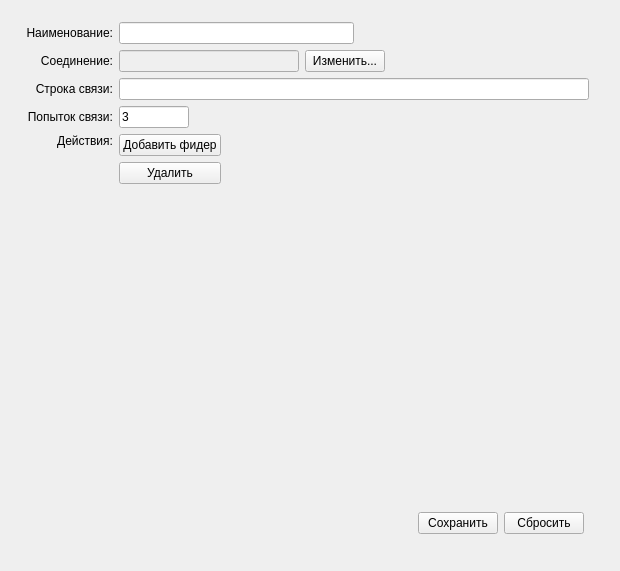
<?xml version="1.0" encoding="UTF-8"?>
<ui version="4.0">
 <class>ObjectSets</class>
 <widget class="QWidget" name="ObjectSets">
  <property name="enabled">
   <bool>true</bool>
  </property>
  <property name="geometry">
   <rect>
    <x>0</x>
    <y>0</y>
    <width>620</width>
    <height>571</height>
   </rect>
  </property>
  <property name="windowTitle">
   <string>Form</string>
  </property>
  <widget class="QWidget" name="horizontalLayoutWidget_6">
   <property name="geometry">
    <rect>
     <x>10</x>
     <y>10</y>
     <width>591</width>
     <height>541</height>
    </rect>
   </property>
   <layout class="QHBoxLayout" name="mainLayout">
    <property name="leftMargin">
     <number>10</number>
    </property>
    <property name="topMargin">
     <number>6</number>
    </property>
    <property name="rightMargin">
     <number>6</number>
    </property>
    <property name="bottomMargin">
     <number>6</number>
    </property>
    <item>
     <layout class="QGridLayout" name="gridLayout">
      <property name="margin">
       <number>6</number>
      </property>
      <item row="0" column="0">
       <widget class="QLabel" name="label">
        <property name="text">
         <string>Наименование:</string>
        </property>
        <property name="alignment">
         <set>Qt::AlignRight|Qt::AlignTrailing|Qt::AlignVCenter</set>
        </property>
       </widget>
      </item>
      <item row="0" column="1">
       <layout class="QHBoxLayout" name="horizontalLayout_2">
        <item>
         <widget class="QLineEdit" name="txtName">
          <property name="minimumSize">
           <size>
            <width>200</width>
            <height>0</height>
           </size>
          </property>
          <property name="maximumSize">
           <size>
            <width>300</width>
            <height>16777215</height>
           </size>
          </property>
         </widget>
        </item>
        <item>
         <spacer name="horizontalSpacer_2">
          <property name="orientation">
           <enum>Qt::Horizontal</enum>
          </property>
          <property name="sizeHint" stdset="0">
           <size>
            <width>40</width>
            <height>20</height>
           </size>
          </property>
         </spacer>
        </item>
       </layout>
      </item>
      <item row="6" column="1">
       <layout class="QHBoxLayout" name="horizontalLayout">
        <property name="margin">
         <number>5</number>
        </property>
        <item>
         <spacer name="horizontalSpacer">
          <property name="orientation">
           <enum>Qt::Horizontal</enum>
          </property>
          <property name="sizeHint" stdset="0">
           <size>
            <width>40</width>
            <height>20</height>
           </size>
          </property>
         </spacer>
        </item>
        <item>
         <widget class="QPushButton" name="cmdSave">
          <property name="text">
           <string>Сохранить</string>
          </property>
         </widget>
        </item>
        <item>
         <widget class="QPushButton" name="cmdDrop">
          <property name="text">
           <string>Сбросить</string>
          </property>
         </widget>
        </item>
       </layout>
      </item>
      <item row="1" column="0">
       <widget class="QLabel" name="label_3">
        <property name="text">
         <string>Соединение:</string>
        </property>
        <property name="alignment">
         <set>Qt::AlignRight|Qt::AlignTrailing|Qt::AlignVCenter</set>
        </property>
       </widget>
      </item>
      <item row="1" column="1">
       <layout class="QHBoxLayout" name="horizontalLayout_3">
        <item>
         <widget class="QLineEdit" name="txtConnection">
          <property name="enabled">
           <bool>false</bool>
          </property>
          <property name="minimumSize">
           <size>
            <width>100</width>
            <height>0</height>
           </size>
          </property>
          <property name="maximumSize">
           <size>
            <width>180</width>
            <height>16777215</height>
           </size>
          </property>
          <property name="readOnly">
           <bool>true</bool>
          </property>
         </widget>
        </item>
        <item>
         <widget class="QPushButton" name="pushButton_3">
          <property name="text">
           <string>Изменить...</string>
          </property>
         </widget>
        </item>
        <item>
         <spacer name="horizontalSpacer_3">
          <property name="orientation">
           <enum>Qt::Horizontal</enum>
          </property>
          <property name="sizeHint" stdset="0">
           <size>
            <width>40</width>
            <height>20</height>
           </size>
          </property>
         </spacer>
        </item>
       </layout>
      </item>
      <item row="2" column="0">
       <widget class="QLabel" name="label_4">
        <property name="text">
         <string>Строка связи:</string>
        </property>
        <property name="alignment">
         <set>Qt::AlignRight|Qt::AlignTrailing|Qt::AlignVCenter</set>
        </property>
       </widget>
      </item>
      <item row="2" column="1">
       <widget class="QLineEdit" name="txtConnString">
        <property name="minimumSize">
         <size>
          <width>200</width>
          <height>0</height>
         </size>
        </property>
        <property name="maximumSize">
         <size>
          <width>16777215</width>
          <height>16777215</height>
         </size>
        </property>
       </widget>
      </item>
      <item row="3" column="0">
       <widget class="QLabel" name="label_5">
        <property name="text">
         <string>Попыток связи:</string>
        </property>
        <property name="alignment">
         <set>Qt::AlignRight|Qt::AlignTrailing|Qt::AlignVCenter</set>
        </property>
       </widget>
      </item>
      <item row="3" column="1">
       <layout class="QHBoxLayout" name="horizontalLayout_4">
        <item>
         <widget class="QLineEdit" name="txtRecall">
          <property name="minimumSize">
           <size>
            <width>50</width>
            <height>0</height>
           </size>
          </property>
          <property name="maximumSize">
           <size>
            <width>70</width>
            <height>16777215</height>
           </size>
          </property>
          <property name="text">
           <string>3</string>
          </property>
         </widget>
        </item>
        <item>
         <spacer name="horizontalSpacer_4">
          <property name="orientation">
           <enum>Qt::Horizontal</enum>
          </property>
          <property name="sizeHint" stdset="0">
           <size>
            <width>40</width>
            <height>20</height>
           </size>
          </property>
         </spacer>
        </item>
       </layout>
      </item>
      <item row="4" column="0">
       <widget class="QLabel" name="label_6">
        <property name="text">
         <string>Действия:</string>
        </property>
        <property name="alignment">
         <set>Qt::AlignRight|Qt::AlignTop|Qt::AlignTrailing</set>
        </property>
       </widget>
      </item>
      <item row="4" column="1">
       <layout class="QHBoxLayout" name="horizontalLayout_5">
        <item>
         <layout class="QVBoxLayout" name="verticalLayout">
          <property name="rightMargin">
           <number>5</number>
          </property>
          <item>
           <widget class="QPushButton" name="cmdAddFeeder">
            <property name="text">
             <string>Добавить фидер</string>
            </property>
           </widget>
          </item>
          <item>
           <widget class="QPushButton" name="cmdRemove">
            <property name="text">
             <string>Удалить</string>
            </property>
           </widget>
          </item>
         </layout>
        </item>
        <item>
         <spacer name="horizontalSpacer_5">
          <property name="orientation">
           <enum>Qt::Horizontal</enum>
          </property>
          <property name="sizeHint" stdset="0">
           <size>
            <width>40</width>
            <height>20</height>
           </size>
          </property>
         </spacer>
        </item>
       </layout>
      </item>
      <item row="5" column="1">
       <spacer name="verticalSpacer">
        <property name="orientation">
         <enum>Qt::Vertical</enum>
        </property>
        <property name="sizeHint" stdset="0">
         <size>
          <width>20</width>
          <height>40</height>
         </size>
        </property>
       </spacer>
      </item>
     </layout>
    </item>
   </layout>
  </widget>
 </widget>
 <tabstops>
  <tabstop>txtName</tabstop>
  <tabstop>txtConnection</tabstop>
  <tabstop>pushButton_3</tabstop>
  <tabstop>txtConnString</tabstop>
  <tabstop>txtRecall</tabstop>
  <tabstop>cmdRemove</tabstop>
  <tabstop>cmdDrop</tabstop>
 </tabstops>
 <resources/>
 <connections>
  <connection>
   <sender>cmdSave</sender>
   <signal>clicked()</signal>
   <receiver>ObjectSets</receiver>
   <slot>saveChanges()</slot>
   <hints>
    <hint type="sourcelabel">
     <x>442</x>
     <y>532</y>
    </hint>
    <hint type="destinationlabel">
     <x>417</x>
     <y>773</y>
    </hint>
   </hints>
  </connection>
  <connection>
   <sender>cmdDrop</sender>
   <signal>clicked()</signal>
   <receiver>ObjectSets</receiver>
   <slot>dropChanges()</slot>
   <hints>
    <hint type="sourcelabel">
     <x>534</x>
     <y>515</y>
    </hint>
    <hint type="destinationlabel">
     <x>524</x>
     <y>789</y>
    </hint>
   </hints>
  </connection>
  <connection>
   <sender>cmdRemove</sender>
   <signal>clicked()</signal>
   <receiver>ObjectSets</receiver>
   <slot>removeItem()</slot>
   <hints>
    <hint type="sourcelabel">
     <x>167</x>
     <y>155</y>
    </hint>
    <hint type="destinationlabel">
     <x>245</x>
     <y>768</y>
    </hint>
   </hints>
  </connection>
  <connection>
   <sender>cmdAddFeeder</sender>
   <signal>clicked()</signal>
   <receiver>ObjectSets</receiver>
   <slot>appendChild()</slot>
   <hints>
    <hint type="sourcelabel">
     <x>192</x>
     <y>183</y>
    </hint>
    <hint type="destinationlabel">
     <x>230</x>
     <y>713</y>
    </hint>
   </hints>
  </connection>
  <connection>
   <sender>pushButton_3</sender>
   <signal>clicked()</signal>
   <receiver>ObjectSets</receiver>
   <slot>connectionChangeRequest()</slot>
   <hints>
    <hint type="sourcelabel">
     <x>318</x>
     <y>60</y>
    </hint>
    <hint type="destinationlabel">
     <x>305</x>
     <y>754</y>
    </hint>
   </hints>
  </connection>
 </connections>
 <slots>
  <slot>dropChanges()</slot>
  <slot>saveChanges()</slot>
  <slot>removeItem()</slot>
  <slot>appendChild()</slot>
  <slot>connectionChangeRequest()</slot>
 </slots>
</ui>
